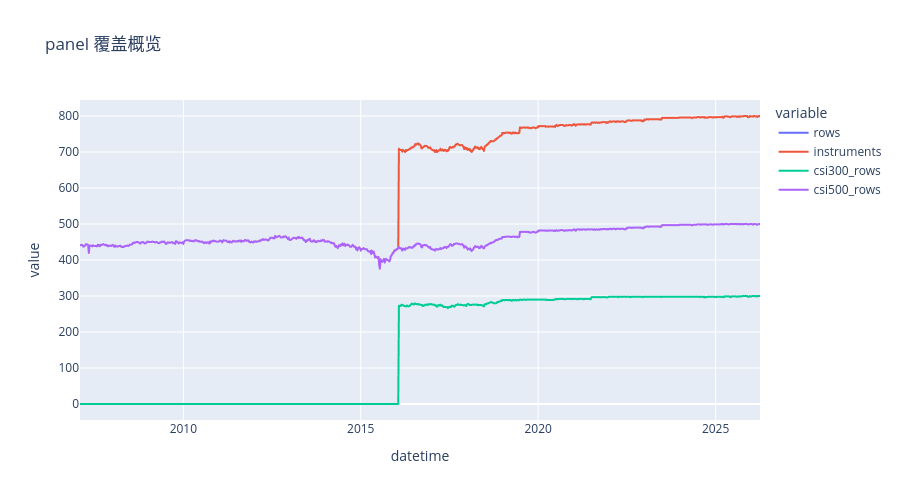

Notebook code cell kept with this figure:
### Markdown cell above
## 5. panel 质量检查与 EDA

先看数据是否覆盖了我们预期的 universe 和时间段。

判断依据：

1. `rows / instrument_count / start_date / end_date` 是否符合预期。
2. `CSI300 / CSI500` 的样本量是否明显失衡。
3. 核心字段是否存在明显缺失或时间断层。

### Code cell
summary_frame = pd.DataFrame([panel_result["summary"]])
display(summary_frame)

preview_columns = [
    column
    for column in [
        "datetime", "instrument", "in_csi300", "in_csi500", "l1_name", "close",
        "pe_ttm", "f_score", "label_excess_return_4w"
    ]
    if column in panel.columns
]
display(panel[preview_columns].head(10))

coverage_by_date = (
    panel.groupby("datetime")
    .agg(
        rows=("instrument", "size"),
        instruments=("instrument", "nunique"),
        csi300_rows=("in_csi300", "sum"),
        csi500_rows=("in_csi500", "sum"),
    )
    .reset_index()
)

coverage_fig = px.line(
    coverage_by_date,
    x="datetime",
    y=["rows", "instruments", "csi300_rows", "csi500_rows"],
    title="panel 覆盖概览",
    markers=False,
)
coverage_fig.update_layout(height=500)
coverage_fig.show()

### Figure 1 — Plotly figure (JSON) as saved in the notebook; plotly's stock layout.template omitted (floating-point values rounded to 4 significant figures; data arrays with more than 128 entries replaced by an {"elided": "..."} marker saying what was removed)
{"data": [{"hovertemplate": "variable=rows<br>datetime=%{x}<br>value=%{y}<extra></extra>", "legendgroup": "rows", "line": {"color": "#636efa", "dash": "solid"}, "marker": {"symbol": "circle"}, "mode": "lines", "name": "rows", "showlegend": true, "type": "scattergl", "x": {"elided": "980 str values"}, "xaxis": "x", "y": {"elided": "980 int values"}, "yaxis": "y"}, {"hovertemplate": "variable=instruments<br>datetime=%{x}<br>value=%{y}<extra></extra>", "legendgroup": "instruments", "line": {"color": "#EF553B", "dash": "solid"}, "marker": {"symbol": "circle"}, "mode": "lines", "name": "instruments", "showlegend": true, "type": "scattergl", "x": {"elided": "980 str values"}, "xaxis": "x", "y": {"elided": "980 int values"}, "yaxis": "y"}, {"hovertemplate": "variable=csi300_rows<br>datetime=%{x}<br>value=%{y}<extra></extra>", "legendgroup": "csi300_rows", "line": {"color": "#00cc96", "dash": "solid"}, "marker": {"symbol": "circle"}, "mode": "lines", "name": "csi300_rows", "showlegend": true, "type": "scattergl", "x": {"elided": "980 str values"}, "xaxis": "x", "y": {"elided": "980 int values"}, "yaxis": "y"}, {"hovertemplate": "variable=csi500_rows<br>datetime=%{x}<br>value=%{y}<extra></extra>", "legendgroup": "csi500_rows", "line": {"color": "#ab63fa", "dash": "solid"}, "marker": {"symbol": "circle"}, "mode": "lines", "name": "csi500_rows", "showlegend": true, "type": "scattergl", "x": {"elided": "980 str values"}, "xaxis": "x", "y": {"elided": "980 int values"}, "yaxis": "y"}], "layout": {"height": 500, "legend": {"title": {"text": "variable"}, "tracegroupgap": 0}, "title": {"text": "panel 覆盖概览"}, "xaxis": {"anchor": "y", "domain": [0, 1], "title": {"text": "datetime"}}, "yaxis": {"anchor": "x", "domain": [0, 1], "title": {"text": "value"}}}}
